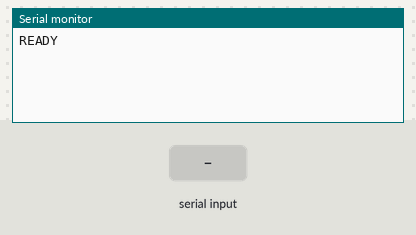
Simulated run of this sketch. Board: ESP32-S3. Shown: the last lines printed to the serial monitor. The inputs (shaded band) are chosen by the test bench.

Above: at 2.2 s.
2.3 s: "SEND:NEC:\n" received over Serial
At 2.8 s:
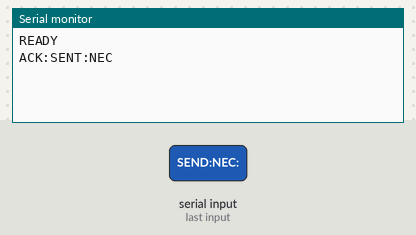
3.8 s: "SEND:RAW:\n" received over Serial
At 5.2 s:
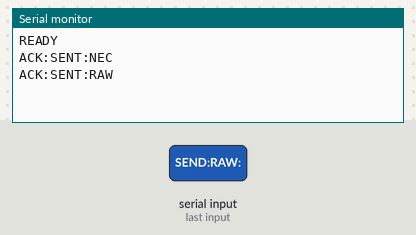

The sketch:

esp32_s3_code.ino
```cpp
#include <Arduino.h>

// CRITICAL FOR ESP32-S3: Define the send pin BEFORE including the library
#define IR_SEND_PIN 5
#include <IRremote.hpp>

const uint8_t IR_RECEIVE_PIN = 4;

void setup() {
  // Use 115200 baud for stable USB-C OTG communication
  Serial.begin(115200);
  delay(1000);

  IrReceiver.begin(IR_RECEIVE_PIN, DISABLE_LED_FEEDBACK);
  IrSender.begin();

  Serial.println("READY");
}

void loop() {
  // -------------------------------------------------------------
  // 1. LISTEN FOR COMMANDS FROM ANDROID (TRANSMITTING)
  // -------------------------------------------------------------
  if (Serial.available() > 0) {
    String command = Serial.readStringUntil('\n');
    command.trim(); // Clean up hidden carriage returns

    // Command Format: SEND:NEC:9088:44
    if (command.startsWith("SEND:NEC:")) {
      int lastColon = command.lastIndexOf(':');
      String addrHex = command.substring(9, lastColon);
      String cmdHex = command.substring(lastColon + 1);

      // Convert Hex strings to integers
      uint16_t address = strtoul(addrHex.c_str(), NULL, 16);
      uint8_t cmd = strtoul(cmdHex.c_str(), NULL, 16);

      IrSender.sendNEC(address, cmd, 3); // 3 repeats for reliability
      Serial.println("ACK:SENT:NEC");
    }

    // Command Format: SEND:RAW:8000,4000,500,1500...
    else if (command.startsWith("SEND:RAW:")) {
      String arrayStr = command.substring(9);
      uint16_t rawData[250]; // Buffer large enough for complex AC remotes
      int count = 0;
      int startIdx = 0;
      int commaIdx = arrayStr.indexOf(',');

      // Parse the comma-separated string into the uint16_t array
      while (commaIdx != -1 && count < 250) {
        rawData[count++] = arrayStr.substring(startIdx, commaIdx).toInt();
        startIdx = commaIdx + 1;
        commaIdx = arrayStr.indexOf(',', startIdx);
      }
      // Grab the final value after the last comma
      if (startIdx < arrayStr.length() && count < 250) {
        rawData[count++] = arrayStr.substring(startIdx).toInt();
      }

      // Blast the raw microsecond timings at standard 38kHz
      IrSender.sendRaw(rawData, count, 38);
      Serial.println("ACK:SENT:RAW");
    }
  }

  // -------------------------------------------------------------
  // 2. LISTEN FOR PHYSICAL REMOTES (LEARNING MODE)
  // -------------------------------------------------------------
  if (IrReceiver.decode()) {
    if (IrReceiver.decodedIRData.protocol == NEC) {
      // Output clean format: RECV:NEC:9088:44
      Serial.print("RECV:NEC:");
      Serial.print(IrReceiver.decodedIRData.address, HEX);
      Serial.print(":");
      Serial.println(IrReceiver.decodedIRData.command, HEX);
    } else {
      // For Unknown protocols, use the built-in compensation function.
      // This fixes the TSOP receiver stretch and outputs a perfect clone array.
      Serial.println("RECV:RAW_ARRAY:");
      IrReceiver.compensateAndPrintIRResultAsCArray(&Serial, false);
    }

    IrReceiver.resume();
  }
}
```

Measured:
- after the input at 2.3 s, the serial monitor: prints a new line after 0.07 s (image 1)
- after the input at 3.8 s, the serial monitor: prints a new line after 0.07 s (image 2)
